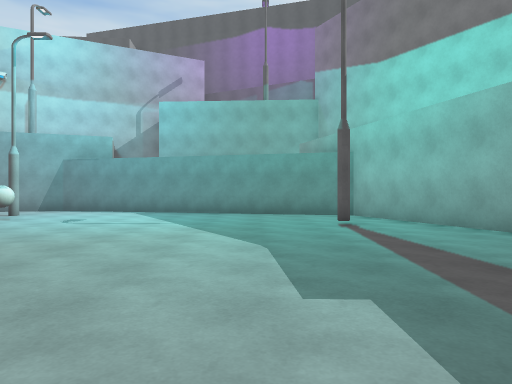
[1] (above)

21 first-person views from a walk through a Unity game level. The camera is 1.2 m above the floor, looks level and sees 70° across. The floor is counted in squares, 2 m on a side. Each view is taken from the middle of a square. On the plan, view 1 faces up. The plan holds only what a view shows up to about 10 squares ahead; the rest is blank. The place goes on beyond the plan. Surface patterns are stand-ins for the level's own textures.

[2]
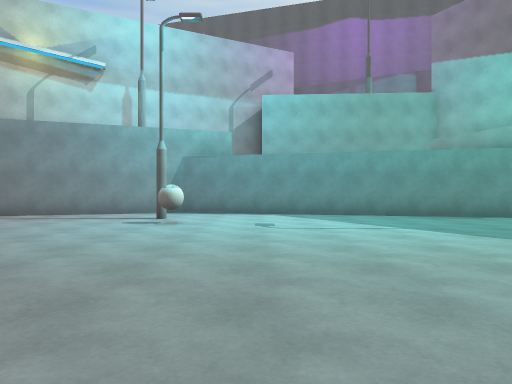

[3]
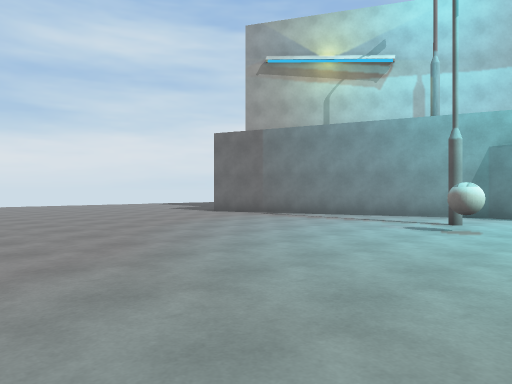

[4]
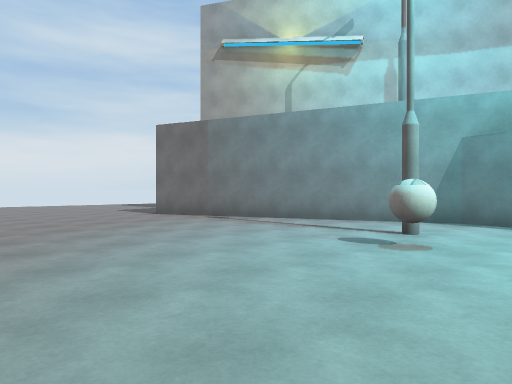

[5]
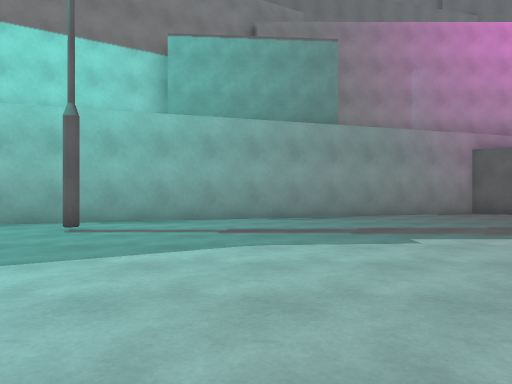

[6]
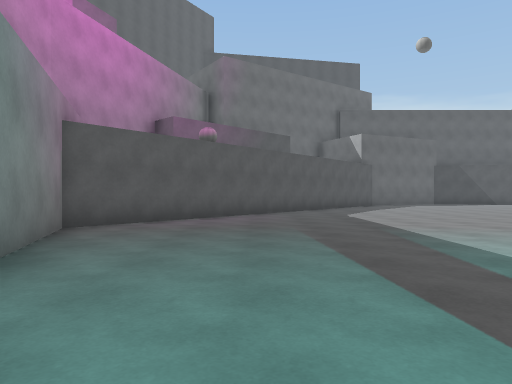

[7]
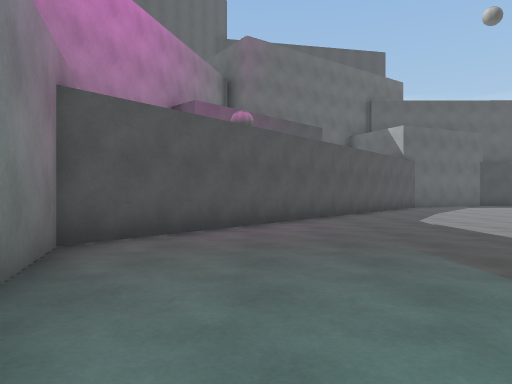

[8]
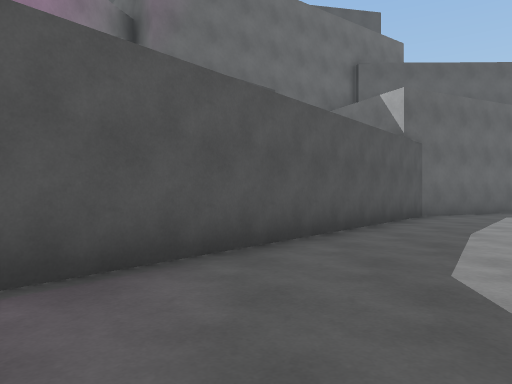

[9]
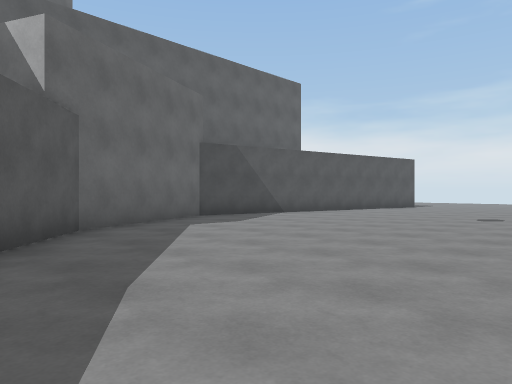

[10]
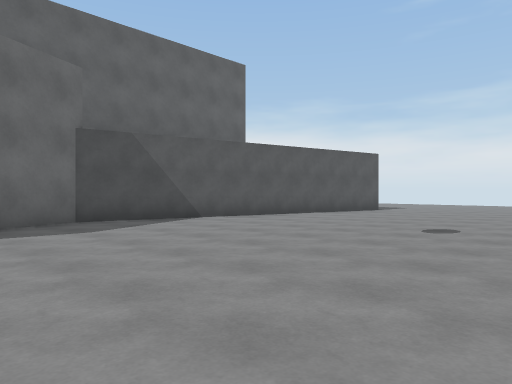

[11]
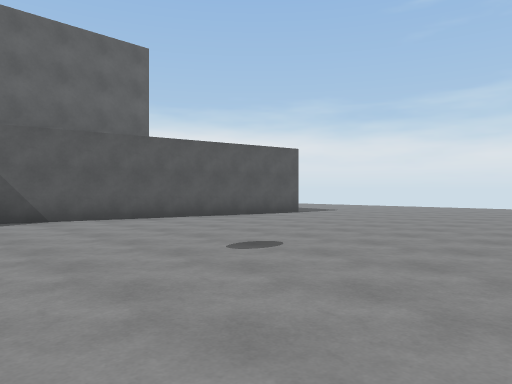

[12]
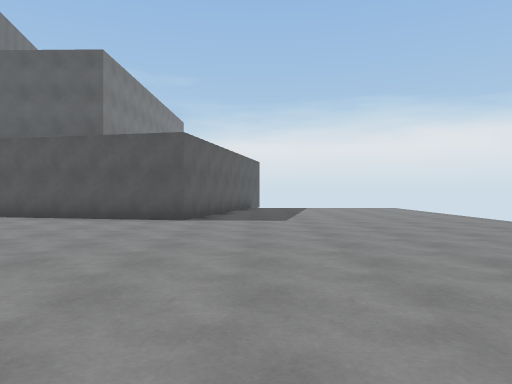

[13]
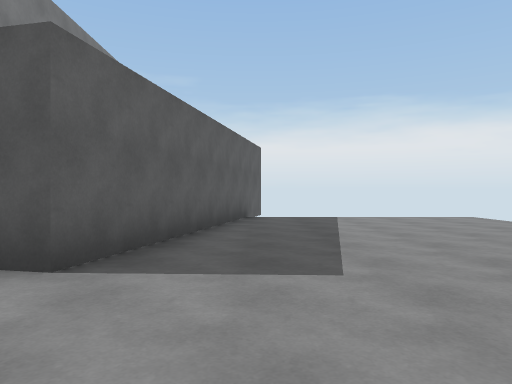

[14]
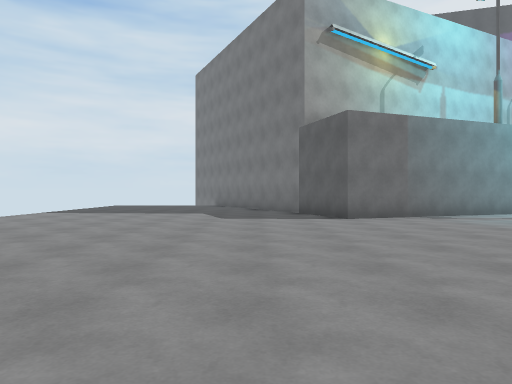

[15]
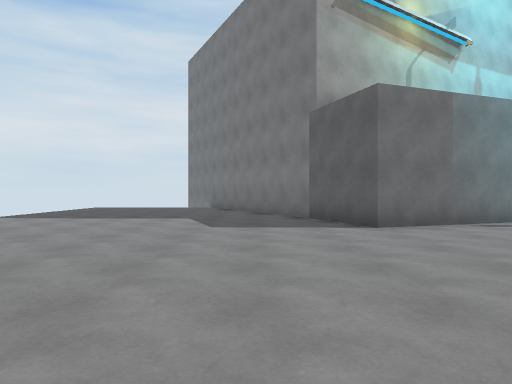

[16]
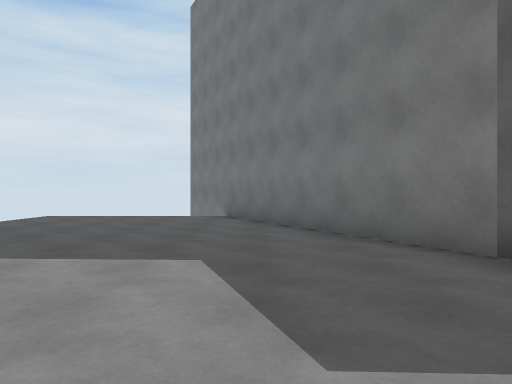

[17]
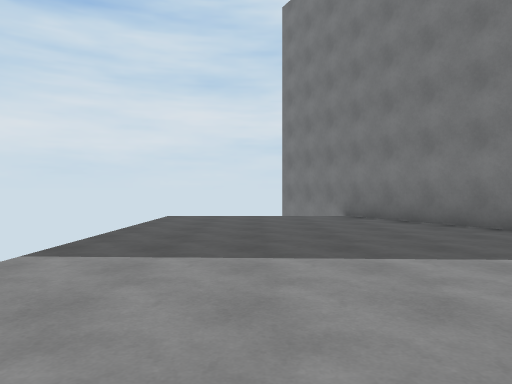

[18]
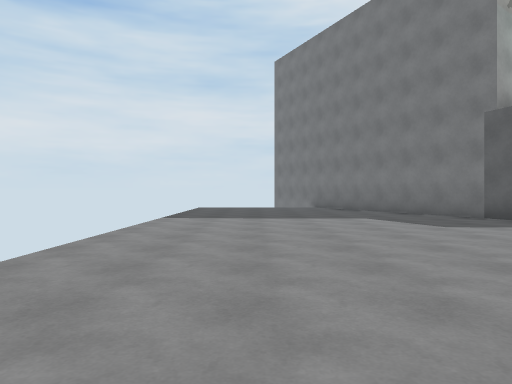

[19]
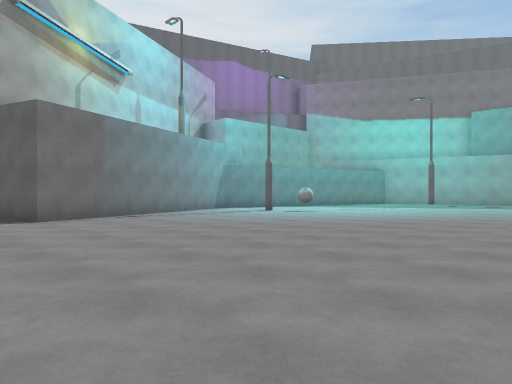

[20]
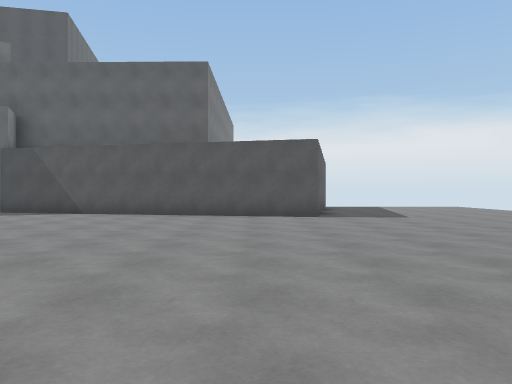

[21]
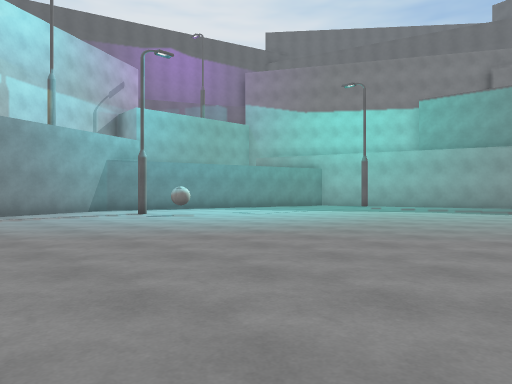

### Floor plan
Points are (right, up) in squares from view 1. A wall is a line through its corners. A room is listed if a view was taken in it or the views show most of it. See-through windows are left out.
Room 1 (views 1, 2, 3, 4, 5, 6, 7, 8, 9, 10, 11, 12, 13, 14, 15, 16, 17, 18, 19, 20, 21)
walls: (-15.9, -18.5) (-14.5, -11.7) (-5.6, -13.6) (-2.1, -12) (6.2, -2) (2.5, 9.4) (-6.1, 11.6) (-13, 9.1) (-13.8, 11.4) (-17.2, 18)
objects: ball (-6, 8)

Where each view was taken, in squares from view 1:
view 1: 0 up, 0 right, facing up
view 2: 1 up, 4 left, facing up
view 3: 2 up, 4 left, facing up-left
view 4: 4 up, 4 left, facing up-left
view 5: 4 up, 4 left, facing right
view 6: 4 up, 3 right, facing down
view 7: 2 up, 4 right, facing down
view 8: 3 down, 2 right, facing down
view 9: 6 down, 0 right, facing down-left
view 10: 6 down, 3 left, facing down-left
view 11: 5 down, 6 left, facing down-left
view 12: 4 down, 16 left, facing down
view 13: 9 down, 16 left, facing down
view 14: 1 up, 15 left, facing up
view 15: 3 up, 15 left, facing up
view 16: 8 up, 16 left, facing up
view 17: 8 up, 19 left, facing up
view 18: 3 up, 19 left, facing up
view 19: 1 up, 15 left, facing up-right
view 20: 3 down, 13 left, facing down
view 21: 0 up, 11 left, facing up-right
